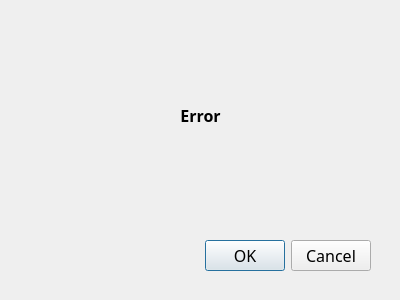
<?xml version="1.0" encoding="UTF-8"?>
<ui version="4.0">
 <class>error_window</class>
 <widget class="QDialog" name="error_window">
  <property name="geometry">
   <rect>
    <x>0</x>
    <y>0</y>
    <width>400</width>
    <height>300</height>
   </rect>
  </property>
  <property name="font">
   <font>
    <family>Hack</family>
    <pointsize>12</pointsize>
   </font>
  </property>
  <property name="windowTitle">
   <string>Attention Error</string>
  </property>
  <widget class="QDialogButtonBox" name="buttonBox">
   <property name="geometry">
    <rect>
     <x>30</x>
     <y>240</y>
     <width>341</width>
     <height>32</height>
    </rect>
   </property>
   <property name="orientation">
    <enum>Qt::Horizontal</enum>
   </property>
   <property name="standardButtons">
    <set>QDialogButtonBox::Cancel|QDialogButtonBox::Ok</set>
   </property>
  </widget>
  <widget class="QLabel" name="error_msg">
   <property name="geometry">
    <rect>
     <x>65</x>
     <y>90</y>
     <width>271</width>
     <height>51</height>
    </rect>
   </property>
   <property name="font">
    <font>
     <family>Hack</family>
     <pointsize>12</pointsize>
     <weight>75</weight>
     <bold>true</bold>
    </font>
   </property>
   <property name="cursor">
    <cursorShape>ForbiddenCursor</cursorShape>
   </property>
   <property name="text">
    <string>Error</string>
   </property>
   <property name="alignment">
    <set>Qt::AlignCenter</set>
   </property>
  </widget>
 </widget>
 <resources/>
 <connections>
  <connection>
   <sender>buttonBox</sender>
   <signal>accepted()</signal>
   <receiver>error_window</receiver>
   <slot>accept()</slot>
   <hints>
    <hint type="sourcelabel">
     <x>248</x>
     <y>254</y>
    </hint>
    <hint type="destinationlabel">
     <x>157</x>
     <y>274</y>
    </hint>
   </hints>
  </connection>
  <connection>
   <sender>buttonBox</sender>
   <signal>rejected()</signal>
   <receiver>error_window</receiver>
   <slot>reject()</slot>
   <hints>
    <hint type="sourcelabel">
     <x>316</x>
     <y>260</y>
    </hint>
    <hint type="destinationlabel">
     <x>286</x>
     <y>274</y>
    </hint>
   </hints>
  </connection>
 </connections>
</ui>
